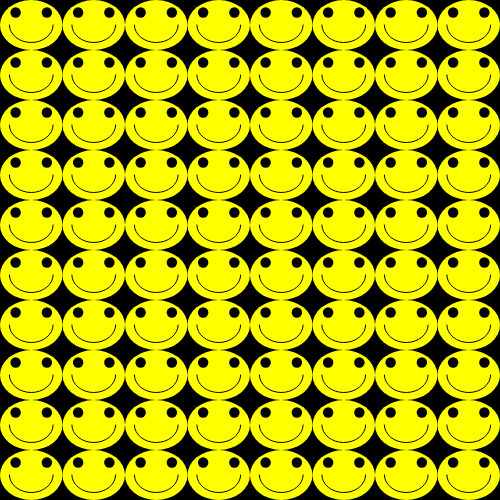
Frame 1 (no input)
Frame 60 (no input): identical to frame 1, image omitted
Frame 120 (the mouse pressed at the canvas centre since frame 60): identical to frame 1, image omitted

The p5.js sketch that drew this single still picture (run headless with seeded random() and noise() and a simulated clock; from frame 60 on, the mouse is pressed at the canvas centre):

// p5.js sketch
// ── sketch.js
//Face Grid
//Eevi Rutanen
//This example demonstrates how to use the nested for-loop to draw a grid of faces.
//We are defining a function called drawFace, that doesn't take any arguments for the location of the face. The face is always drawn at the origin point (0,0).
//In the nested loop we are translating the origin point to the center of each cell (like in the animated grid example). This way we can draw the face in all the cells in the grid. In the nested loop we are using the cellW and cellH to define the size of the face to fit in the cell.

//Change the number of columns and rows to see how the face scales to the cell size.

var columns = 8;
var rows = 10;
var cellW, cellH;
function setup(){
    createCanvas(500,500);
    //calculate width and height for each cell
    cellW = width / columns;
    cellH = height / rows;
    angleMode(DEGREES);
    background(0);
}
function draw(){
    background(0);
    //nested loop
    for(var i = 0; i < columns; i++){
        for(var j = 0; j < rows; j++){
            //use push and pop every time drawing a face to reset the translations 
            push();
                //calculate the coordinates of the center of each cell
                var x = i * cellW + cellW/2;
                var y = j * cellH + cellH/2;
                //translate the origin point to the center of the cell
                translate(x,y);
                //draw face at the new origin point at the center of the cell
                //use cellW and cellH to define the size of the face
                drawFace(cellW,cellH);
            pop();
        }
    }
    //Uncomment the line below to see the face drawn without any translations: It's drawn at the original origin point, so at the upper left corner of the canvas. The size of the face is defined by the argument values (200,200)
    
    //drawFace(200,200);
}
//declare drawFace function that has arguments for the width and height of the face
function drawFace(w,h){
    noStroke();
    fill(255,255,0);
    //draw head at origin point (0,0)
    // the size of the head is defined by arguments w and h
    ellipse(0,0,w,h);
    fill(0);
    //draw eyes around origin point based on the size of the head
    ellipse(-w/4,-h/4,w/6);
    ellipse(w/4,-h/4,w/6);
    stroke(0);
    noFill();
    //draw mouth at origin point, define the size with w and h
    arc(0,0,w*0.7,h*0.7,0,180);
}
